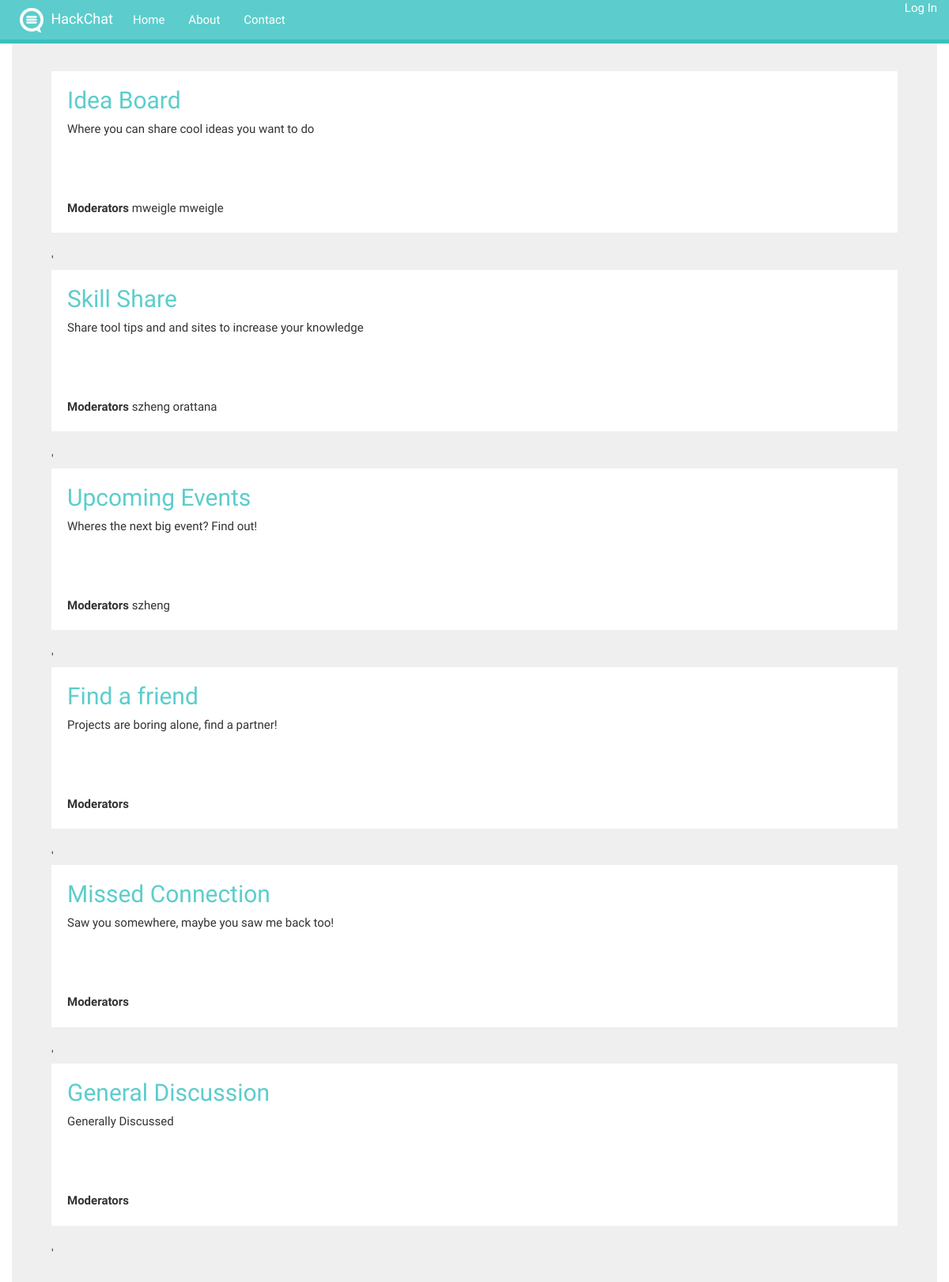
The page / on the database its author committed.
### tables this page shows
CREATE TABLE board (
board_id     	    INT(5) NOT NULL AUTO_INCREMENT,
board_title 	      VARCHAR(30) NOT NULL,
board_description 	VARCHAR(200) NOT NULL,
PRIMARY KEY 	(board_id)
);

CREATE TABLE moderator (
moderator_id     	    INT(5) NOT NULL AUTO_INCREMENT,
moderator_name_id   	 VARCHAR(30) NOT NULL,
moderator_board_id   	INT(5) NOT NULL,
moderator_user_level   INT(5) NOT NULL,
PRIMARY KEY 	(moderator_id)
);

### index.php (the view, shortened to what this page needs)
<?php include 'include/nav.php';?>
<div class="content">
  <div class="container">
<?php
$query = "SELECT * from board";
$result = mysql_query($query) or die('Query failed: ' . mysql_error());
if ($result){
  while ($row = mysql_fetch_object($result)) {
    echo $thread=<<<EOD
        <div class="board">
          <h2><a href="forum.php?&board_id=$row->board_id">$row->board_title</a></h2>
          <p>$row->board_description<p>
          <div class="info"><b>Moderators</b>
EOD;
$query2 = "SELECT * from moderator where moderator_board_id=". $row->board_id." and moderator_user_level=5";
$result2 = mysql_query($query2) or die('Query failed: ' . mysql_error());
while ($record = mysql_fetch_object($result2)) {
echo " ". $record->moderator_name_id." ";
}
echo "</div></div>'";
}
}
else {
    echo "crud";
}
?>
  </div>
</div>

### include/nav.php (shortened to what this page needs)
<html>
<html lang="en">
<head>
</head>
<link rel="stylesheet" href="bower_components/font-awesome/css/font-awesome.min.css">
<link rel="stylesheet" href="bower_components/bootstrap/dist/css/bootstrap.min.css">
<link href="view/dist/css/style.css" rel="stylesheet">
</head>
<body>
 <div class="navbar navbarBlue navbar-fixed-top">
    <div class="container">
      <div class="navbar-header">
        <a class="navbar-brand" href="index.php"><img src="view/logo_white_30.png"> HackChat</a>
      </div>
      <div class="collapse navbar-collapse">
        <ul class="nav navbar-nav">
          <li class="active"><a href="#">Home</a></li>
          <li><a href="#about">About</a></li>
          <li><a href="#contact">Contact</a></li>
        </ul>
        <?php
        if ( isset( $_COOKIE['user'])&& $_COOKIE["user"]=="admin" ){
          $user = $_COOKIE["user"];
          echo '<ul class="nav navbar-nav navbar-right">
                    <a href="index.php">Welcome '. $user .'</a><br>
                    <a href="adminpage.php" style="color:yellow">Admin Panel</a><br>
                    <a href="Logout.php">Logout</a>
                  </ul>
            </div>';
        }
        else {
          echo '<ul class="nav navbar-nav navbar-right">
            <a href="login.php">Log In</a>
               </ul>';
        }
            ?>
      </div>
    </div>
  </div>

### rows shown on the page
board: board_title "Idea Board", board_description "Where you can share cool ideas you want to do"
moderator: moderator_name "mweigle"
moderator: moderator_name "mweigle"
board: board_title "Skill Share", board_description "Share tool tips and and sites to increase your knowledge"
moderator: moderator_name "szheng"
moderator: moderator_name "orattana"
board: board_title "Upcoming Events", board_description "Wheres the next big event? Find out!"
moderator: moderator_name "szheng"
board: board_title "Find a friend", board_description "Projects are boring alone, find a partner!"
board: board_title "Missed Connection", board_description "Saw you somewhere, maybe you saw me back too!"
board: board_title "General Discussion", board_description "Generally Discussed"
